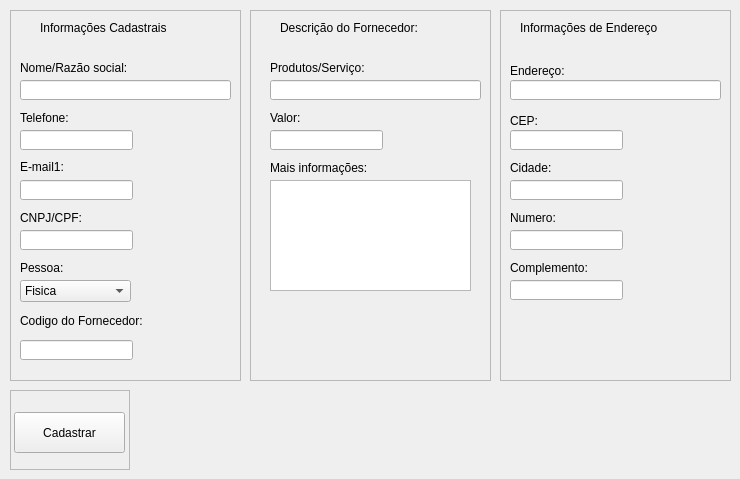
            <widget class="QWidget" name="das">
             <attribute name="title">
              <string>Cadastrar Fornecedor</string>
             </attribute>
             <widget class="QFrame" name="infor_fornecedo">
              <property name="geometry">
               <rect>
                <x>10</x>
                <y>10</y>
                <width>231</width>
                <height>371</height>
               </rect>
              </property>
              <property name="frameShape">
               <enum>QFrame::StyledPanel</enum>
              </property>
              <property name="frameShadow">
               <enum>QFrame::Raised</enum>
              </property>
              <widget class="QLabel" name="infor_cad_forn">
               <property name="geometry">
                <rect>
                 <x>30</x>
                 <y>10</y>
                 <width>171</width>
                 <height>16</height>
                </rect>
               </property>
               <property name="text">
                <string>Informações Cadastrais</string>
               </property>
              </widget>
              <widget class="QLineEdit" name="edit_forn_nome">
               <property name="geometry">
                <rect>
                 <x>10</x>
                 <y>70</y>
                 <width>211</width>
                 <height>20</height>
                </rect>
               </property>
              </widget>
              <widget class="QLabel" name="nome_forn_txt">
               <property name="geometry">
                <rect>
                 <x>10</x>
                 <y>50</y>
                 <width>141</width>
                 <height>16</height>
                </rect>
               </property>
               <property name="text">
                <string>Nome/Razão social:</string>
               </property>
              </widget>
              <widget class="QLabel" name="telefone_forne_txt">
               <property name="geometry">
                <rect>
                 <x>10</x>
                 <y>100</y>
                 <width>61</width>
                 <height>16</height>
                </rect>
               </property>
               <property name="text">
                <string>Telefone:</string>
               </property>
              </widget>
              <widget class="QLineEdit" name="edit_forn_tele">
               <property name="geometry">
                <rect>
                 <x>10</x>
                 <y>120</y>
                 <width>113</width>
                 <height>20</height>
                </rect>
               </property>
              </widget>
              <widget class="QLineEdit" name="edit_email_">
               <property name="geometry">
                <rect>
                 <x>10</x>
                 <y>170</y>
                 <width>113</width>
                 <height>20</height>
                </rect>
               </property>
              </widget>
              <widget class="QLabel" name="email_forne_txt">
               <property name="geometry">
                <rect>
                 <x>10</x>
                 <y>150</y>
                 <width>47</width>
                 <height>13</height>
                </rect>
               </property>
               <property name="text">
                <string>E-mail1:</string>
               </property>
              </widget>
              <widget class="QLabel" name="cnpjcpf_forn_txt">
               <property name="geometry">
                <rect>
                 <x>10</x>
                 <y>200</y>
                 <width>71</width>
                 <height>16</height>
                </rect>
               </property>
               <property name="text">
                <string>CNPJ/CPF:</string>
               </property>
              </widget>
              <widget class="QLineEdit" name="edit_forn_cnpjcpf">
               <property name="geometry">
                <rect>
                 <x>10</x>
                 <y>220</y>
                 <width>113</width>
                 <height>20</height>
                </rect>
               </property>
              </widget>
              <widget class="QComboBox" name="pessoa_forn">
               <property name="geometry">
                <rect>
                 <x>10</x>
                 <y>270</y>
                 <width>111</width>
                 <height>22</height>
                </rect>
               </property>
               <item>
                <property name="text">
                 <string>Fisica</string>
                </property>
               </item>
               <item>
                <property name="text">
                 <string>Juridica</string>
                </property>
               </item>
              </widget>
              <widget class="QLabel" name="pessoa_forn_txt">
               <property name="geometry">
                <rect>
                 <x>10</x>
                 <y>250</y>
                 <width>61</width>
                 <height>16</height>
                </rect>
               </property>
               <property name="text">
                <string>Pessoa:</string>
               </property>
              </widget>
              <widget class="QLabel" name="codigo_forn_txt">
               <property name="geometry">
                <rect>
                 <x>10</x>
                 <y>300</y>
                 <width>171</width>
                 <height>21</height>
                </rect>
               </property>
               <property name="text">
                <string>Codigo do Fornecedor:</string>
               </property>
              </widget>
              <widget class="QLineEdit" name="edit_cod_forn">
               <property name="geometry">
                <rect>
                 <x>10</x>
                 <y>330</y>
                 <width>113</width>
                 <height>20</height>
                </rect>
               </property>
              </widget>
             </widget>
             <widget class="QFrame" name="ender_forn">
              <property name="geometry">
               <rect>
                <x>500</x>
                <y>10</y>
                <width>231</width>
                <height>371</height>
               </rect>
              </property>
              <property name="frameShape">
               <enum>QFrame::StyledPanel</enum>
              </property>
              <property name="frameShadow">
               <enum>QFrame::Raised</enum>
              </property>
              <widget class="QLabel" name="enderinf_forn">
               <property name="geometry">
                <rect>
                 <x>20</x>
                 <y>10</y>
                 <width>181</width>
                 <height>16</height>
                </rect>
               </property>
               <property name="text">
                <string>Informações de Endereço</string>
               </property>
              </widget>
              <widget class="QLabel" name="ender_forn_txt">
               <property name="geometry">
                <rect>
                 <x>10</x>
                 <y>50</y>
                 <width>71</width>
                 <height>21</height>
                </rect>
               </property>
               <property name="text">
                <string>Endereço:</string>
               </property>
              </widget>
              <widget class="QLineEdit" name="ender_edit_forn">
               <property name="geometry">
                <rect>
                 <x>10</x>
                 <y>70</y>
                 <width>211</width>
                 <height>20</height>
                </rect>
               </property>
              </widget>
              <widget class="QLabel" name="cep_">
               <property name="geometry">
                <rect>
                 <x>10</x>
                 <y>100</y>
                 <width>51</width>
                 <height>21</height>
                </rect>
               </property>
               <property name="text">
                <string>CEP:</string>
               </property>
              </widget>
              <widget class="QLineEdit" name="cep_edit_forn">
               <property name="geometry">
                <rect>
                 <x>10</x>
                 <y>120</y>
                 <width>113</width>
                 <height>20</height>
                </rect>
               </property>
              </widget>
              <widget class="QLineEdit" name="cid_edit_forn">
               <property name="geometry">
                <rect>
                 <x>10</x>
                 <y>170</y>
                 <width>113</width>
                 <height>20</height>
                </rect>
               </property>
              </widget>
              <widget class="QLabel" name="cid_forn_txt">
               <property name="geometry">
                <rect>
                 <x>10</x>
                 <y>150</y>
                 <width>61</width>
                 <height>16</height>
                </rect>
               </property>
               <property name="text">
                <string>Cidade:</string>
               </property>
              </widget>
              <widget class="QLineEdit" name="num_edit_forn">
               <property name="geometry">
                <rect>
                 <x>10</x>
                 <y>220</y>
                 <width>113</width>
                 <height>20</height>
                </rect>
               </property>
              </widget>
              <widget class="QLabel" name="num_forn_txt">
               <property name="geometry">
                <rect>
                 <x>10</x>
                 <y>200</y>
                 <width>71</width>
                 <height>16</height>
                </rect>
               </property>
               <property name="text">
                <string>Numero:</string>
               </property>
              </widget>
              <widget class="QLabel" name="comp_forn_txt">
               <property name="geometry">
                <rect>
                 <x>10</x>
                 <y>250</y>
                 <width>111</width>
                 <height>16</height>
                </rect>
               </property>
               <property name="text">
                <string>Complemento:</string>
               </property>
              </widget>
              <widget class="QLineEdit" name="comp_edit_forn">
               <property name="geometry">
                <rect>
                 <x>10</x>
                 <y>270</y>
                 <width>113</width>
                 <height>20</height>
                </rect>
               </property>
              </widget>
             </widget>
             <widget class="QFrame" name="descri_forn">
              <property name="geometry">
               <rect>
                <x>250</x>
                <y>10</y>
                <width>241</width>
                <height>371</height>
               </rect>
              </property>
              <property name="frameShape">
               <enum>QFrame::StyledPanel</enum>
              </property>
              <property name="frameShadow">
               <enum>QFrame::Raised</enum>
              </property>
              <widget class="QLabel" name="descri_forn_txt">
               <property name="geometry">
                <rect>
                 <x>30</x>
                 <y>10</y>
                 <width>181</width>
                 <height>16</height>
                </rect>
               </property>
               <property name="text">
                <string>Descrição do Fornecedor:</string>
               </property>
              </widget>
              <widget class="QLineEdit" name="valor_edit_forn">
               <property name="geometry">
                <rect>
                 <x>20</x>
                 <y>120</y>
                 <width>113</width>
                 <height>20</height>
                </rect>
               </property>
              </widget>
              <widget class="QLineEdit" name="prod_edit_forn">
               <property name="geometry">
                <rect>
                 <x>20</x>
                 <y>70</y>
                 <width>211</width>
                 <height>20</height>
                </rect>
               </property>
              </widget>
              <widget class="QLabel" name="prod_forn_txt">
               <property name="geometry">
                <rect>
                 <x>20</x>
                 <y>50</y>
                 <width>141</width>
                 <height>16</height>
                </rect>
               </property>
               <property name="text">
                <string>Produtos/Serviço:</string>
               </property>
              </widget>
              <widget class="QLabel" name="valor_forn_txt">
               <property name="geometry">
                <rect>
                 <x>20</x>
                 <y>100</y>
                 <width>61</width>
                 <height>16</height>
                </rect>
               </property>
               <property name="text">
                <string>Valor:</string>
               </property>
              </widget>
              <widget class="QLabel" name="inf_forn_txt">
               <property name="geometry">
                <rect>
                 <x>20</x>
                 <y>150</y>
                 <width>131</width>
                 <height>16</height>
                </rect>
               </property>
               <property name="text">
                <string>Mais informações:</string>
               </property>
              </widget>
              <widget class="QTextEdit" name="mais_edit_forn">
               <property name="geometry">
                <rect>
                 <x>20</x>
                 <y>170</y>
                 <width>201</width>
                 <height>111</height>
                </rect>
               </property>
              </widget>
             </widget>
             <widget class="QFrame" name="frame_12">
              <property name="geometry">
               <rect>
                <x>10</x>
                <y>390</y>
                <width>120</width>
                <height>80</height>
               </rect>
              </property>
              <property name="frameShape">
               <enum>QFrame::StyledPanel</enum>
              </property>
              <property name="frameShadow">
               <enum>QFrame::Raised</enum>
              </property>
              <widget class="QPushButton" name="castrar_fornecedor">
               <property name="geometry">
                <rect>
                 <x>4</x>
                 <y>22</y>
                 <width>111</width>
                 <height>41</height>
                </rect>
               </property>
               <property name="text">
                <string>Cadastrar</string>
               </property>
              </widget>
             </widget>
            </widget>
